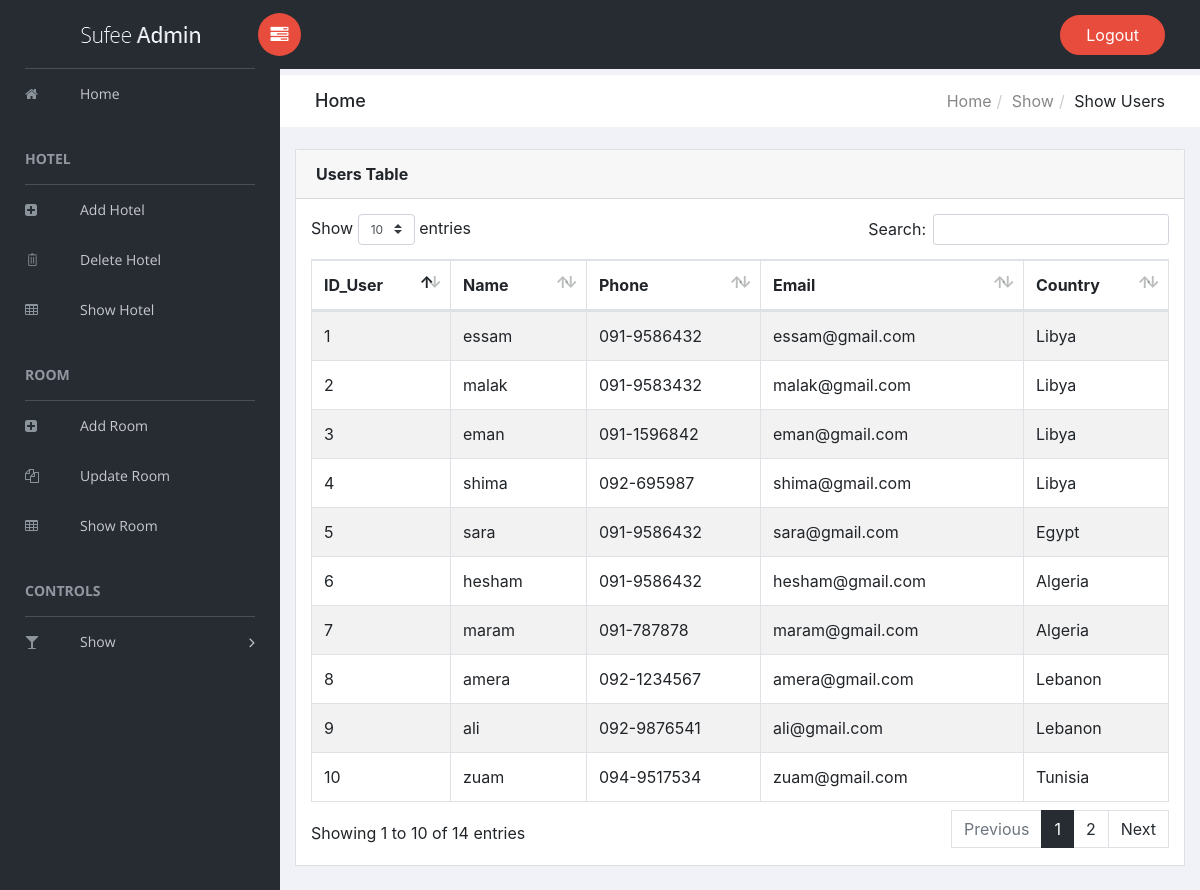
The page /admin/show-user.php on the database its author committed.
### tables this page shows
CREATE TABLE IF NOT EXISTS `users` (
  `id_user` int(11) NOT NULL AUTO_INCREMENT,
  `user_name` varchar(225) NOT NULL,
  `telephone` varchar(225) NOT NULL,
  `email` varchar(225) NOT NULL,
  `country` varchar(225) NOT NULL,
  PRIMARY KEY (`id_user`)
);

### admin/show-user.php (the view, shortened to what this page needs)
<?php
 include('../connection.php');
 ?>
<!doctype html>
<html class="no-js" lang="en">
<head>
    <link rel="stylesheet" href="vendors/bootstrap/dist/css/bootstrap.min.css">
    <link rel="stylesheet" href="vendors/font-awesome/css/font-awesome.min.css">
    <link rel="stylesheet" href="vendors/themify-icons/css/themify-icons.css">
    <link rel="stylesheet" href="vendors/datatables.net-bs4/css/dataTables.bootstrap4.min.css">
    <link rel="stylesheet" href="vendors/datatables.net-buttons-bs4/css/buttons.bootstrap4.min.css">
    <link rel="stylesheet" href="assets/css/style.css">
</head>
<body>
    <aside id="left-panel" class="left-panel">
        <nav class="navbar navbar-expand-sm navbar-default">
            <div class="navbar-header">
                <a class="navbar-brand" href="./"><img src="images/logo.png" alt="Logo"></a>
            </div>
            <div id="main-menu" class="main-menu collapse navbar-collapse">
                <ul class="nav navbar-nav">
                    <li >
                        <a href="index.php"> <i class="menu-icon fa fa-home"></i>Home </a>
                    </li>
                    <h3 class="menu-title">Hotel</h3>
                    <li><a href="add-hotel.php"> <i class="menu-icon fa fa-plus-square"></i>Add Hotel</a></li>
                    <li><a href="delete-hotel.php"> <i class="menu-icon ti-trash"></i>Delete Hotel</a></li>
                    <li><a href="show-hotel.php"> <i class="menu-icon fa fa-table"></i>Show Hotel</a></li>
                    <h3 class="menu-title">Room</h3>
                    <li><a href="add-room.php"> <i class="menu-icon fa fa-plus-square"></i>Add Room</a></li>
                    <li><a href="update-room.php"> <i class="menu-icon fa fa-copy"></i>Update Room</a></li>
                    <li ><a href="show-room.php"> <i class="menu-icon fa fa-table"></i>Show Room</a></li>
                    <h3 class="menu-title">Controls</h3>
                    <li class="menu-item-has-children dropdown">
                        <a href="#" class="dropdown-toggle" data-toggle="dropdown" aria-haspopup="true" aria-expanded="false"> <i class="menu-icon fa fa-glass"></i>Show</a>
                    </li>
                </ul>
            </div>
        </nav>
    </aside>
    <div id="right-panel" class="right-panel">
        <header id="header" class="header" style="display: inline-block;">
            <div class="header-menu">
                <div class="col-sm-7">
                  <a id="menuToggle" class="menutoggle pull-left"><i class="fa fa fa-tasks"></i></a>
                </div>
                <div class="col-sm-5">
                    <div class="user-area dropdown float-right">
                    <a href="../index.php"><button type="submit"  class="btn btn-primary px-4">Logout</button></a>
                    </div>
                </div>
            </div>
        </header>
        <div class="breadcrumbs">
            <div class="col-sm-4">
                <div class="page-header float-left">
                    <div class="page-title">
                        <h1>Home</h1>
                    </div>
                </div>
            </div>
            <div class="col-sm-8">
                <div class="page-header float-right">
                    <div class="page-title">
                        <ol class="breadcrumb text-right">
                            <li><a href="index.php">Home</a></li>
                            <li><a href="#">Show</a></li>
                            <li class="active">Show Users</li>
                        </ol>
                    </div>
                </div>
            </div>
        </div>
        <div class="content mt-3">
            <div class="animated fadeIn">
                <div class="row">
                    <div class="col-md-12">
                        <div class="card">
                            <div class="card-header">
                                <strong class="card-title">Users Table</strong>
                            </div>
                            <div class="card-body">
                                <table id="bootstrap-data-table-export" class="table table-striped table-bordered">
                                    <thead>
                                        <tr>
                                          <th>ID_User</th>
                                          <th>Name</th>
                                          <th>Phone</th>
                                          <th>Email</th>
                                          <th>Country</th>
                                        </tr>
                                    </thead>
                                   <tbody>
                                    <?php
                                     $sql = "	select * from users";
                                  $records =  mysqli_query($con,$sql);
                                     while ($row = mysqli_fetch_array($records))
                                      {
                                       echo "<tr><td>";
                                       echo $row['id_user'];
                                       echo "</td><td>";
                                       echo $row['user_name'];
                                       echo "</td><td>";
                                       echo $row['telephone'];
                                       echo "</td><td>";
                                       echo $row['email'];
                                       echo "</td><td>";
                                       echo $row['country'];
                                       echo "</td></tr>";
                                     }
                                      ?>
                                    </tbody>
                                </table>
                            </div>
                        </div>
                    </div>
                </div>
            </div>
        </div>
    </div>
</body>
</html>

### rows shown on the page
users: id_user "1", user_name "essam", telephone "091-9586432", email "essam@gmail.com", country "Libya"
users: id_user "2", user_name "malak", telephone "091-9583432", email "malak@gmail.com", country "Libya"
users: id_user "3", user_name "eman", telephone "091-1596842", email "eman@gmail.com", country "Libya"
users: id_user "4", user_name "shima", telephone "092-695987", email "shima@gmail.com", country "Libya"
users: id_user "5", user_name "sara", telephone "091-9586432", email "sara@gmail.com", country "Egypt"
users: id_user "6", user_name "hesham", telephone "091-9586432", email "hesham@gmail.com", country "Algeria"
users: id_user "7", user_name "maram", telephone "091-787878", email "maram@gmail.com", country "Algeria"
users: id_user "8", user_name "amera", telephone "092-1234567", email "amera@gmail.com", country "Lebanon"
users: id_user "9", user_name "ali", telephone "092-9876541", email "ali@gmail.com", country "Lebanon"
users: id_user "10", user_name "zuam", telephone "094-9517534", email "zuam@gmail.com", country "Tunisia"
